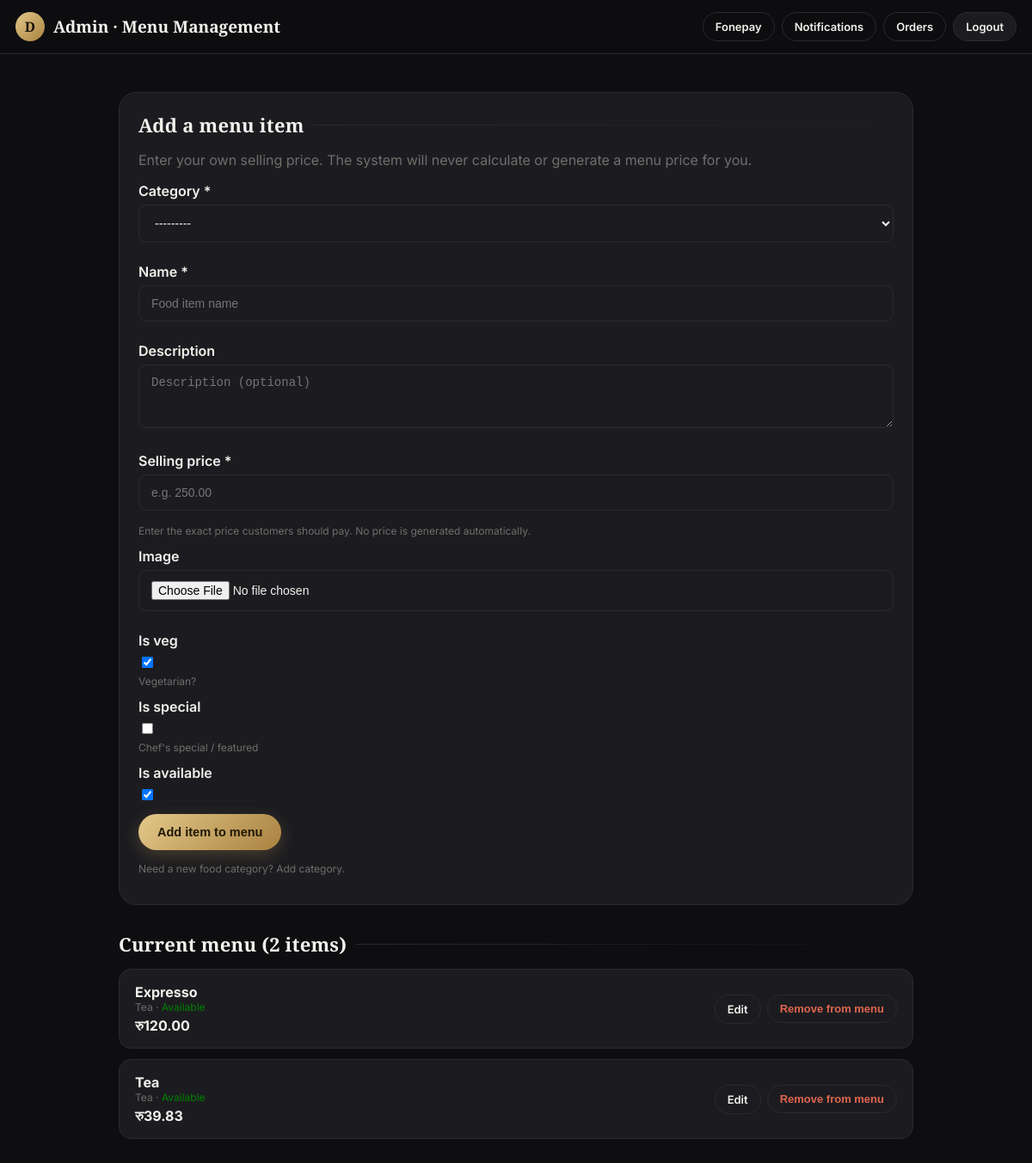
Screenshot of /manage/menu/ (signed in) with the database file from the repository.
### core/models.py (models this page shows, shortened)
class MenuItem(models.Model):
    category = models.ForeignKey(Category, related_name='items', on_delete=models.CASCADE)
    name = models.CharField(max_length=120)
    slug = models.SlugField(blank=True)
    description = models.TextField(blank=True)
    price = models.DecimalField(max_digits=8, decimal_places=2)
    image = models.ImageField(upload_to='menu/', blank=True, null=True)
    is_veg = models.BooleanField(default=True, help_text="Vegetarian?")
    is_special = models.BooleanField(default=False, help_text="Chef's special / featured")
    is_available = models.BooleanField(default=True)
    class Meta:
        ordering = ['category__order', 'name']

class Category(models.Model):
    name = models.CharField(max_length=80)
    slug = models.SlugField(unique=True, blank=True)
    order = models.PositiveIntegerField(default=0)
    class Meta:
        ordering = ['order', 'name']
        verbose_name_plural = "Categories"
    def __str__(self):
        return self.name

### core/views.py (the view)
# urls.py: path('manage/menu/', views.menu_management, name='menu_management'),
@user_passes_test(is_admin_user, login_url='admin_login')
def menu_management(request):
    items = MenuItem.objects.select_related('category').all()
    form = MenuItemForm()
    return render(request, 'core/menu_management.html', {'items': items, 'form': form})

### core/forms.py
class MenuItemForm(forms.ModelForm):
    price = forms.DecimalField(
        max_digits=8,
        decimal_places=2,
        min_value=0.01,
        required=True,
        label='Selling price',
        help_text='Enter the exact price customers should pay. No price is generated automatically.',
        widget=forms.NumberInput(attrs={'class': 'form-input', 'step': '0.01', 'min': '0.01', 'placeholder': 'e.g. 250.00'}),
    )
    class Meta:
        model = MenuItem
        fields = ['category', 'name', 'description', 'price', 'image', 'is_veg', 'is_special', 'is_available']
        widgets = {
            'category': forms.Select(attrs={'class': 'form-input'}),
            'name': forms.TextInput(attrs={'class': 'form-input', 'placeholder': 'Food item name'}),
            'description': forms.Textarea(attrs={'class': 'form-input', 'rows': 3, 'placeholder': 'Description (optional)'}),
            'image': forms.ClearableFileInput(attrs={'class': 'form-input'}),
        }

### core/views.py (called while the page is built)
def is_admin_user(user):
    return user.is_authenticated and user.is_superuser

### core/templates/core/menu_management.html (shortened to what this page needs)
{% extends 'core/base.html' %}
{% block topbar %}
<div class="topbar">
  <a href="{% url 'staff_dashboard' %}" class="brand"><div class="mark">{{ request.user.username|first|upper }}</div><div class="brand-name">Admin · Menu Management</div></a>
  <div style="display:flex;gap:8px;align-items:center;">
    <a class="btn btn-outline btn-sm" href="{% url 'payment_settings' %}">Fonepay</a>
    <a class="btn btn-outline btn-sm" href="{% url 'notification_settings' %}">Notifications</a>
    <a class="btn btn-outline btn-sm" href="{% url 'staff_dashboard' %}">Orders</a>
    <a class="btn btn-ghost btn-sm" href="{% url 'staff_logout' %}">Logout</a>
  </div>
</div>
{% endblock %}
{% block content %}
<div class="staff-container">
  <div class="card" style="margin-bottom:20px;">
    <h2 class="section-title" style="margin-top:0;">Add a menu item</h2>
    <p class="dim">Enter your own selling price. The system will never calculate or generate a menu price for you.</p>
    <form method="post" action="{% url 'menu_item_add' %}" enctype="multipart/form-data">
      {% for field in form %}
        <div style="margin:12px 0;">
          <label for="{{ field.id_for_label }}" style="display:block;font-weight:600;margin-bottom:6px;">{{ field.label }}{% if field.field.required %} *{% endif %}</label>
          {{ field }}
          {% if field.help_text %}<div class="dim" style="font-size:12px;margin-top:4px;">{{ field.help_text }}</div>{% endif %}
        </div>
      {% endfor %}
      <button class="btn btn-gold" type="submit">Add item to menu</button>
    </form>
    <p class="dim" style="font-size:12px;margin-top:14px;">Need a new food category? <a href="/admin/core/category/add/">Add category</a>.</p>
  </div>
  <h2 class="section-title">Current menu ({{ items|length }} items)</h2>
  {% for item in items %}
    <div class="order-row" style="display:flex;gap:14px;align-items:center;">
      <div style="flex:1;min-width:0;">
        <strong>{{ item.name }}</strong>
        <div class="dim" style="font-size:12px;">{{ item.category.name }} · {% if item.is_available %}<span style="color:green;">Available</span>{% else %}<span style="color:var(--red);">Out of stock</span>{% endif %}</div>
        <div style="font-weight:700;margin-top:4px;">रु{{ item.price }}</div>
      </div>
      <div style="display:flex;gap:7px;flex-wrap:wrap;justify-content:flex-end;">
        <a class="btn btn-outline btn-sm" href="{% url 'menu_item_edit' item.id %}">Edit</a>
        <form method="post" action="{% url 'menu_item_delete' item.id %}" onsubmit="return confirm('Remove {{ item.name|escapejs }} from the customer menu?');">
          {% csrf_token %}<button class="btn btn-ghost btn-sm" type="submit" style="color:var(--red);">Remove from menu</button>
        </form>
      </div>
    </div>
  {% empty %}
    <div class="card center"><p class="muted">No menu items yet. Add your first item above.</p></div>
  {% endfor %}
</div>
{% endblock %}

### core/static/core/css/style.css (style rules this page uses)
:root { --bg: #0e0e10; --bg-elevated: #17171a; --card: #1c1c20; --card-border: #2a2a2f; --gold: #c9a15a; --gold-soft: #e3c88a; --gold-deep: #a9823f; --text: #f3f1ec; --text-muted: #a8a6a1; --text-dim: #706e6a; --green: #4caf7d; --red: #e0654f; --radius-lg: 20px; --radius-md: 14px; --radius-sm: 9px; --shadow: 0 10px 30px rgba(0, 0, 0, 0.35); }
* { box-sizing: border-box; }
html, body { margin: 0; padding: 0; background: var(--bg); color: var(--text); font-family: 'Inter', -apple-system, BlinkMacSystemFont, 'Segoe UI', sans-serif; -webkit-font-smoothing: antialiased; }
h1, h2, h3, .display { font-family: 'Playfair Display', Georgia, serif; letter-spacing: 0.2px; margin: 0; }
a { color: inherit; text-decoration: none; }
.topbar { position: sticky; top: 0; z-index: 20; background: rgba(14, 14, 16, 0.9); backdrop-filter: blur(10px); border-bottom: 1px solid var(--card-border); padding: 14px 18px; display: flex; align-items: center; justify-content: space-between; }
.brand { display: flex; align-items: center; gap: 10px; }
.brand .mark { width: 34px; height: 34px; border-radius: 50%; background: linear-gradient(135deg, var(--gold-soft), var(--gold-deep)); display: flex; align-items: center; justify-content: center; font-family: 'Playfair Display', serif; font-weight: 700; color: #1a1408; font-size: 16px; }
.brand-name { font-family: 'Playfair Display', serif; font-size: 19px; font-weight: 600; }
.btn { display: inline-flex; align-items: center; justify-content: center; gap: 8px; padding: 13px 22px; border-radius: 30px; font-weight: 600; font-size: 14.5px; border: none; cursor: pointer; transition: transform .15s ease, opacity .15s ease; }
.btn-gold { background: linear-gradient(135deg, var(--gold-soft), var(--gold-deep)); color: #201704; box-shadow: 0 6px 18px rgba(201,161,90,0.25); }
.btn-outline { background: transparent; border: 1px solid var(--card-border); color: var(--text); }
.btn-ghost { background: var(--card); color: var(--text); border: 1px solid var(--card-border); }
.btn-sm { padding: 8px 14px; font-size: 13px; }
.section-title { font-size: 22px; margin: 30px 0 14px; display: flex; align-items: center; gap: 10px; }
.section-title::after { content: ''; flex: 1; height: 1px; background: linear-gradient(90deg, var(--card-border), transparent); }
.card { background: var(--card); border: 1px solid var(--card-border); border-radius: var(--radius-lg); padding: 22px; margin-top: 20px; }
.dim { color: var(--text-dim); }
.staff-container { max-width: 960px; margin: 0 auto; padding: 24px 18px 60px; }
.order-row { background: var(--card); border: 1px solid var(--card-border); border-radius: var(--radius-md); padding: 16px 18px; margin-bottom: 12px; }
.form-input { width: 100%; background: var(--card); border: 1px solid var(--card-border); color: var(--text); padding: 12px 14px; border-radius: var(--radius-sm); margin-bottom: 12px; font-size: 14px; }

### rows the page displays
MenuItem: name "Expresso", category.name "Tea", is_available "Available", price "120.00"
MenuItem: name "Tea", category.name "Tea", is_available "Available", price "39.83"

### other values shown
{{ request.user.username|first|upper }} "D"
{{ field.label }} "Category" "Name" "Description" "Selling price" "Image" "Is veg" "Is special" "Is available"
{{ field.help_text }} "Enter the exact price customers should pay. No price is generated automatically." "Vegetarian?" "Chef's special / featured"
{{ items|length }} "2"
